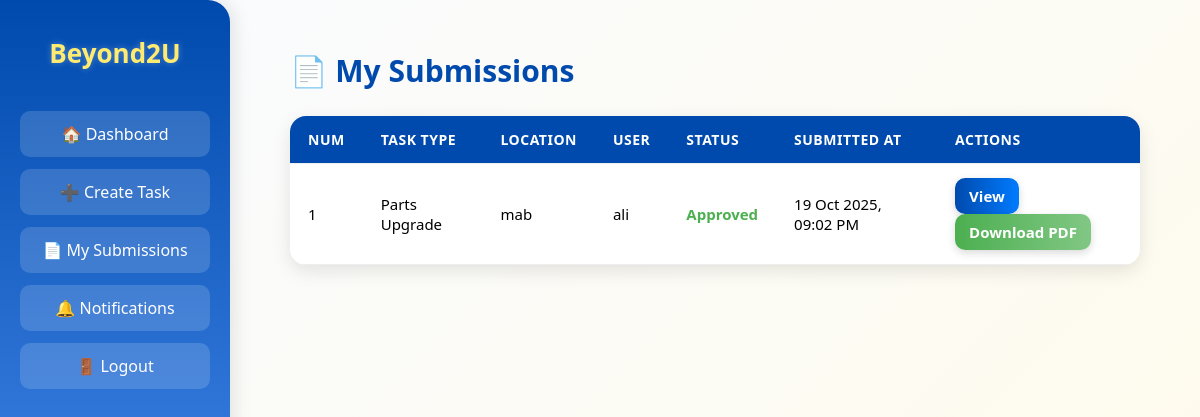
Screenshot of /beyond2u/dashboard/systemengineer/my_submissions/ (signed in) with the database file from the repository.
### inventorySystem/models.py (models this page shows, shortened)
class Request(models.Model):
    TYPE_CHOICES = [
        ('Asset Refresh', 'Asset Refresh'),
        ('Parts Upgrade', 'Parts Upgrade'),
        ('Tech Refresh', 'Tech Refresh'),
    ]
    STATUS_CHOICES = [
        ('Pending', 'Pending'),
        ('Approved', 'Approved'),
        ('Rejected', 'Rejected'),
    ]
    FORMAT_STATUS_CHOICES = [
        ('Formatted', 'Formatted'),
        ('Not Formatted', 'Not Formatted'),
    ]
    UPLOAD_STATUS_CHOICES = [
        ('Uploaded', 'Uploaded'),
        ('Not Yet', 'Not Yet'),
    ]
    engineer = models.ForeignKey(settings.AUTH_USER_MODEL, on_delete=models.CASCADE)
    type = models.CharField(max_length=50, choices=TYPE_CHOICES)
    location = models.CharField(max_length=100)
    user = models.CharField(max_length=100)
    old_barcode = models.CharField(max_length=100, blank=True, null=True)
    new_barcode = models.CharField(max_length=100, blank=True, null=True)
    old_serial = models.CharField(max_length=100, blank=True, null=True)
    new_serial = models.CharField(max_length=100, blank=True, null=True)
    old_ip = models.GenericIPAddressField(blank=True, null=True)
    new_ip = models.GenericIPAddressField(blank=True, null=True)
    new_mac = models.CharField(max_length=50, blank=True, null=True)
    old_hostname = models.CharField(max_length=100, blank=True, null=True)
    new_hostname = models.CharField(max_length=100, blank=True, null=True)
    start_time = models.DateTimeField(blank=True, null=True)
    end_time = models.DateTimeField(blank=True, null=True)
    rescheduled_date = models.DateField(blank=True, null=True)
    status = models.CharField(max_length=20, choices=STATUS_CHOICES, default='Pending')
    format_status = models.CharField(max_length=20, choices=FORMAT_STATUS_CHOICES, blank=True, null=True)
    upload_status = models.CharField(max_length=20, choices=UPLOAD_STATUS_CHOICES, default='Not Yet')
    reason_not_formatted = models.TextField(blank=True, null=True)
    reason_not_uploaded = models.TextField(blank=True, null=True)
    remarks = models.TextField(blank=True, null=True)
    proof = models.FileField(upload_to='', blank=True, null=True)
    assigned_approver = models.ForeignKey(
        settings.AUTH_USER_MODEL,
        related_name='approver_requests',
        on_delete=models.SET_NULL,
        null=True,
        blank=True
    )
    created_at = models.DateTimeField(auto_now_add=True)
    updated_at = models.DateTimeField(auto_now=True)

### inventorySystem/views.py (the view)
# urls.py: path('dashboard/systemengineer/my_submissions/', views.my_submissions, name='my_submissions'),
@login_required
def my_submissions(request):
    submissions = Request.objects.filter(engineer=request.user).order_by('-created_at')
    return render(request, 'my_submissions.html', {'submissions': submissions})

### inventorySystem/templates/my_submissions.html (shortened to what this page needs)
<!DOCTYPE html>
<html lang="en">
<head>
</head>
<body>
  <div class="sidebar">
    <h2>Beyond2U</h2>
    <a href="{% url 'systemengineer_dashboard' %}">🏠 Dashboard</a>
    <a href="{% url 'create_task' %}">➕ Create Task</a>
    <a href="{% url 'my_submissions' %}">📄 My Submissions</a>
    <a href="{% url 'notifications' %}">🔔 Notifications</a>
    <a href="{% url 'logout' %}">🚪 Logout</a>
  </div>
  <div class="content">
    <h1>📄 My Submissions</h1>
    {% if submissions %}
    <table>
      <tr>
        <th>Num</th>
        <th>Task Type</th>
        <th>Location</th>
        <th>User</th>
        <th>Status</th>
        <th>Submitted At</th>
        <th>Actions</th>
      </tr>
      {% for task in submissions %}
      <tr>
        <td>{{ forloop.counter }}</td>
        <td>{{ task.type }}</td>
        <td>{{ task.location }}</td>
        <td>{{ task.user }}</td>
        <td>
          {% if task.status == "Pending" %}
            <span class="status-pending">{{ task.status }}</span>
          {% elif task.status == "Approved" %}
            <span class="status-approved">{{ task.status }}</span>
          {% elif task.status == "Rejected" %}
            <span class="status-rejected">{{ task.status }}</span>
          {% elif task.status == "Cancelled" %}
            <span class="status-cancelled">{{ task.status }}</span>
          {% endif %}
        </td>
        <td>{{ task.created_at|date:"d M Y, h:i A" }}</td>
        <td>
          <a href="{% url 'task_detail' task.id %}" class="btn btn-view">View</a>
          {% if task.status == "Pending" %}
            <a href="{% url 'edit_task' task.id %}" class="btn btn-edit">Edit</a>
            <a href="{% url 'cancel_task' task.id %}" class="btn btn-cancel"
               onclick="return confirm('Are you sure you want to cancel this task?');">
               Cancel
            </a>
          {% elif task.status == "Approved" %}
            <a href="{% url 'download_task_pdf' task.id %}" class="btn btn-download">Download PDF</a>
          {% endif %}
        </td>
      </tr>
      {% endfor %}
    </table>
    {% else %}
      <div class="empty-msg">No submissions yet.</div>
    {% endif %}
  </div>
</body>
</html>

### inventorySystem/templates/my_submissions.html (style rules this page uses)
* { margin: 0; padding: 0; box-sizing: border-box; font-family: 'Poppins', 'Segoe UI', sans-serif; }
body { background: linear-gradient(135deg, #f9fbff, #fffbea); display: flex; min-height: 100vh; }
.sidebar { width: 230px; background: linear-gradient(180deg, #004aad, #5c9eff); color: white; padding: 35px 20px; display: flex; flex-direction: column; border-top-right-radius: 22px; border-bottom-right-radius: 22px; box-shadow: 4px 0 18px rgba(0, 0, 0, 0.1); }
.sidebar h2 { font-size: 26px; text-align: center; margin-bottom: 40px; color: #ffeb70; text-shadow: 0 0 6px rgba(255,255,255,0.3); }
.sidebar a { display: block; color: #fff; text-decoration: none; padding: 12px 15px; margin-bottom: 12px; border-radius: 10px; transition: all 0.3s ease; font-weight: 500; text-align: center; background: rgba(255, 255, 255, 0.15); }
.content { flex: 1; padding: 50px 60px; animation: fadeIn 0.7s ease-in-out; }
h1 { color: #004aad; font-size: 30px; margin-bottom: 25px; }
table { width: 100%; border-collapse: collapse; background: white; border-radius: 16px; overflow: hidden; box-shadow: 0 6px 18px rgba(0, 0, 0, 0.1); animation: slideUp 0.5s ease-in-out; }
th, td { padding: 14px 18px; text-align: left; border-bottom: 1px solid #eee; font-size: 15px; }
th { background-color: #004aad; color: white; text-transform: uppercase; letter-spacing: 0.5px; font-size: 14px; }
.status-approved { color: #4caf50; font-weight: bold; }
a.btn { text-decoration: none; padding: 8px 14px; border-radius: 10px; color: white; font-weight: 600; transition: 0.3s; margin-right: 5px; display: inline-block; box-shadow: 0 3px 8px rgba(0, 0, 0, 0.15); }
.btn-view { background: linear-gradient(90deg, #004aad, #007bff); }
.btn-download { background: linear-gradient(90deg, #4caf50, #81c784); }

### rows the page displays
Request: type "Parts Upgrade", location "mab", user "ali", status "Approved", created_at "19 Oct 2025, 09:02 PM", shows "Download PDF"
